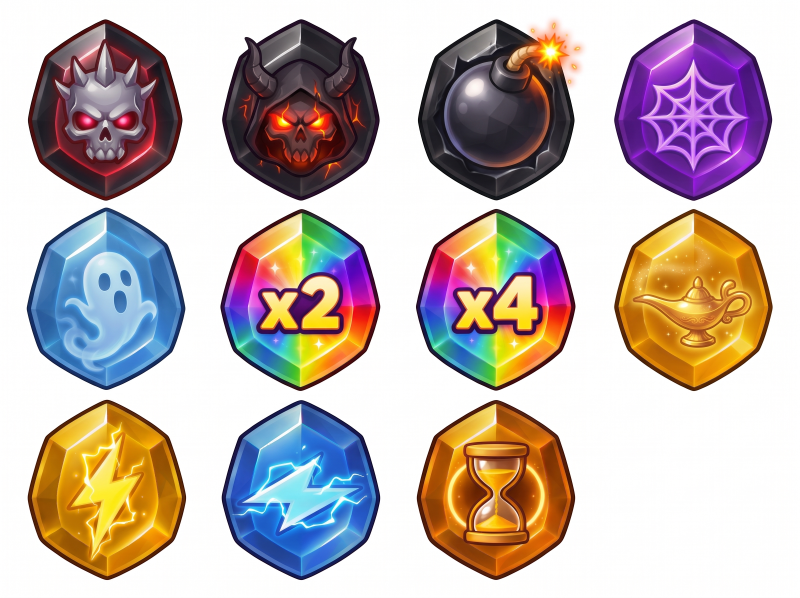
#> input picture assets/Gemini_Generated_Image_bn9tk0bn9tk0bn9t.PNG, 2400 x 1792 px, given in place of chrome-gold.png, which was not available (shown at 1/3 size)
$ python knockout_chrome_icons.py
#> lines starting #> are read from the running program, lines starting #| are printed output that depends on the picture; after the words box and inside, x2 and y2 are one past the last pixel; in counts of white or black regions, pixels touching at a corner belong together; pictures that were not available may be replaced by others from this repository, and a replacement may not be noted
"""Knock out the white plate on generated chrome icons and write 128px RGBA PNGs."""
from __future__ import annotations

from collections import deque
from pathlib import Path

import numpy as np
from PIL import Image

SRC = Path(r"C:\Users\Administrator\.cursor\projects\d-Code-match-3\assets")
DST = Path(r"d:\Code\match-3\game-assets/bundled/chrome")
MAP = {
    "chrome-gold.png": "gold.png",
    "chrome-soul.png": "soul.png",
    "chrome-gem.png": "gem.png",
    "chrome-key.png": "key.png",
    "chrome-glory.png": "glory.png",
    "chrome-bag.png": "bag.png",
    "chrome-gear.png": "gear.png",
}


def is_plate(r: np.ndarray, g: np.ndarray, b: np.ndarray) -> np.ndarray:
    mx = np.maximum(np.maximum(r, g), b)
    mn = np.minimum(np.minimum(r, g), b)
    sat = np.divide(mx - mn, mx, out=np.zeros_like(mx, dtype=np.float32), where=mx > 0)
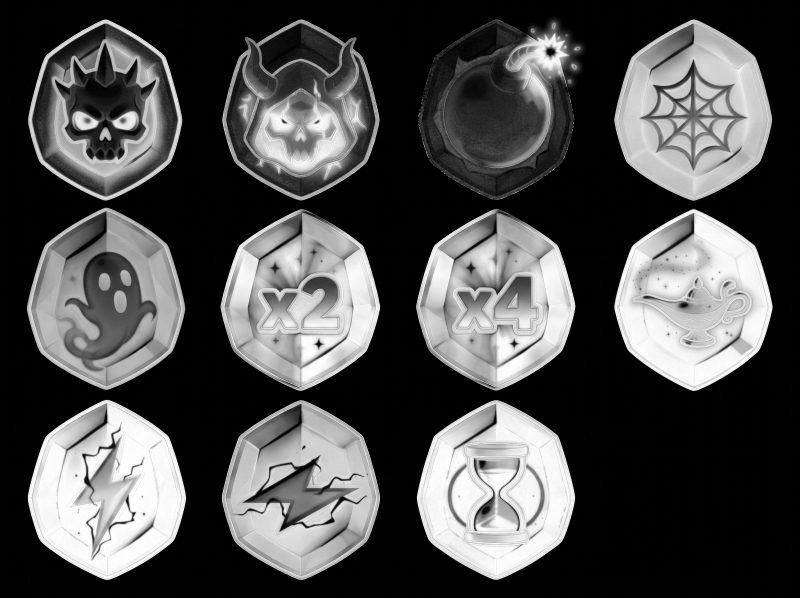
#> sat: shape (1792, 2400) float32 (shown at 1/3 size); min 0, max 1, mean 0.309
    lum = 0.299 * r + 0.587 * g + 0.114 * b
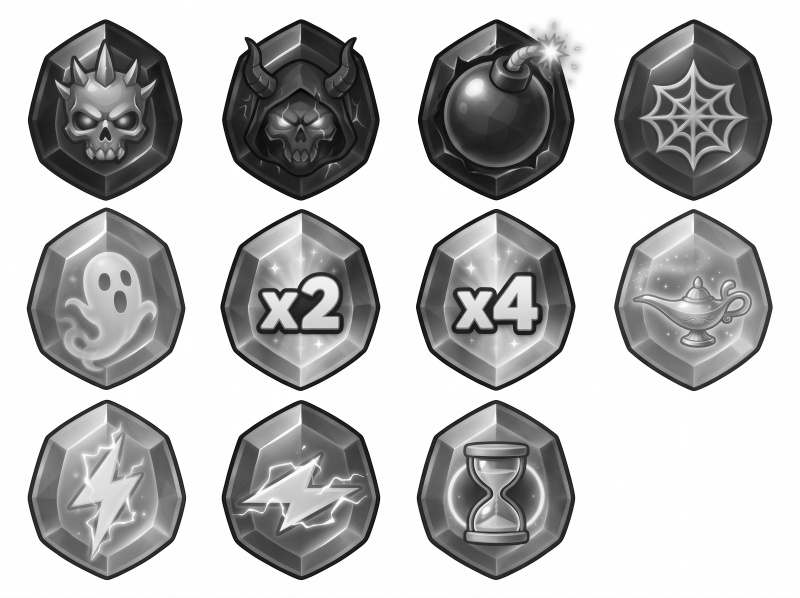
#> lum: shape (1792, 2400) float32 (shown at 1/3 size); min 0, max 255, mean 185.4
    return ((lum > 158) & (sat < 0.28)) | ((lum > 210) & (sat < 0.42))
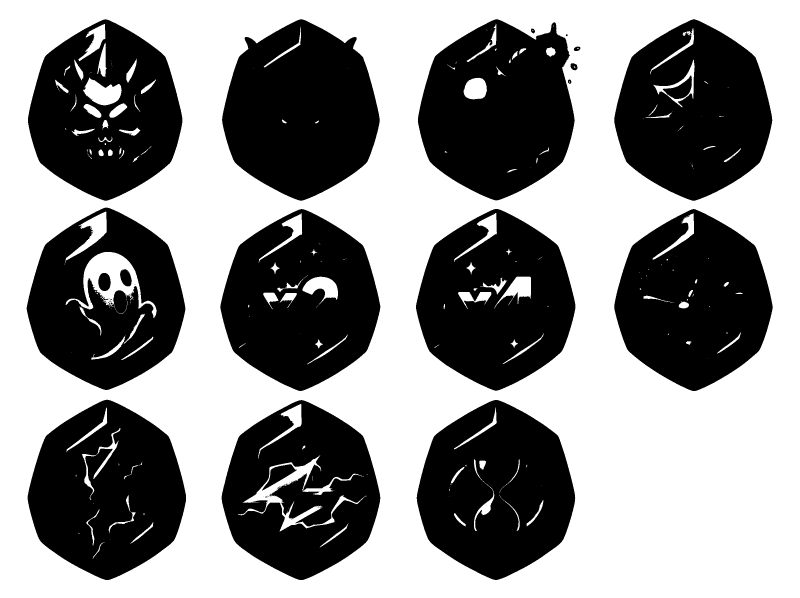
#> returned value: shape (1792, 2400) bool (shown at 1/3 size); 54.5% white; 65 black regions (45 under 20 px), largest, box (x1, y1, x2, y2) and area: (666, 58, 1139, 602) 187537, (1254, 58, 1724, 601) 185795, (1843, 627, 2318, 1173) 182020


def flood_mask(plate: np.ndarray) -> np.ndarray:
    h, w = plate.shape
#> h = 1792; w = 2400
    mask = np.zeros((h, w), dtype=bool)
    q: deque[tuple[int, int]] = deque()
    for x in range(w):
        for y in (0, h - 1):
            if plate[y, x]:
                q.append((y, x))
    for y in range(h):
        for x in (0, w - 1):
            if plate[y, x]:
                q.append((y, x))
    while q:
        y, x = q.popleft()
        if mask[y, x] or not plate[y, x]:
            continue
        mask[y, x] = True
        if y > 0:
            q.append((y - 1, x))
        if y + 1 < h:
            q.append((y + 1, x))
        if x > 0:
            q.append((y, x - 1))
        if x + 1 < w:
            q.append((y, x + 1))
#> mask: shape (1792, 2400) bool; 51.9% white; 16 black regions, largest, box (x1, y1, x2, y2) and area: (1254, 58, 1724, 601) 192207, (80, 623, 556, 1170) 189329, (661, 627, 1141, 1173) 189280
    # enclosed holes that still look like the plate (wreath center, cog hole)
    unseen = plate & ~mask
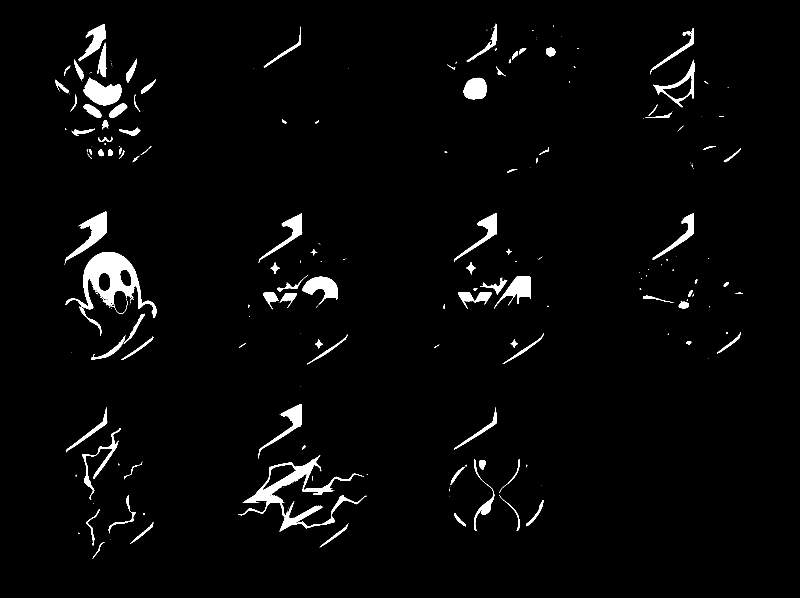
#> unseen: shape (1792, 2400) bool (shown at 1/3 size); 2.6% white; 290 white regions (179 under 20 px), largest, box (x1, y1, x2, y2) and area: (197, 756, 470, 954) 16316, (714, 1366, 1101, 1595) 12194, (249, 233, 365, 316) 5863
    ys, xs = np.where(unseen)
    for y, x in zip(ys.tolist(), xs.tolist(), strict=False):
        if mask[y, x]:
            continue
        hole: deque[tuple[int, int]] = deque([(y, x)])
        component: list[tuple[int, int]] = []
        while hole:
            cy, cx = hole.popleft()
            if mask[cy, cx] or not plate[cy, cx]:
                continue
            mask[cy, cx] = True
            component.append((cy, cx))
            if cy > 0:
                hole.append((cy - 1, cx))
            if cy + 1 < h:
                hole.append((cy + 1, cx))
            if cx > 0:
                hole.append((cy, cx - 1))
            if cx + 1 < w:
                hole.append((cy, cx + 1))
#> this loop made 113513 passes
#> (y, x) on passes 1 to 3: (71, 1487), (72, 312), (72, 313)
    return mask


def process(src: Path, dst: Path) -> None:
    im = Image.open(src).convert("RGBA")
    arr = np.array(im, dtype=np.float32)
    r, g, b = arr[:, :, 0], arr[:, :, 1], arr[:, :, 2]
    plate = is_plate(r, g, b)
    mask = flood_mask(plate)
    alpha = np.where(mask, 0.0, 255.0)
    # 1px fringe: pixels next to knocked-out plate get reduced alpha
    padded = np.pad(mask, 1, constant_values=False)
#> padded: shape (1794, 2402) bool; 54.4% white; 66 black regions (45 under 20 px), largest, box (x1, y1, x2, y2) and area: (667, 59, 1140, 603) 187537, (1255, 59, 1725, 602) 185795, (1844, 628, 2319, 1174) 182020
    near = (
        padded[1:-1, :-2]
        | padded[1:-1, 2:]
        | padded[:-2, 1:-1]
        | padded[2:, 1:-1]
    ) & ~mask
#> near: shape (1792, 2400) bool; 0.9% white in thin lines or dots, all inside (x1, y1, x2, y2) = (80, 58, 2318, 1740)
    alpha = np.where(near, np.minimum(alpha, 170), alpha)
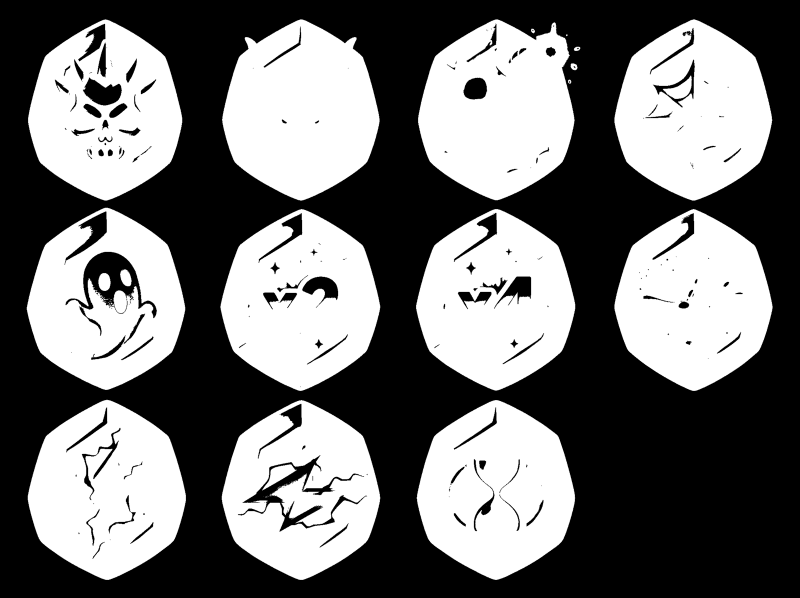
#> alpha: shape (1792, 2400) float64 (shown at 1/3 size); min 0, max 255, mean 115.2
    arr[:, :, 3] = alpha
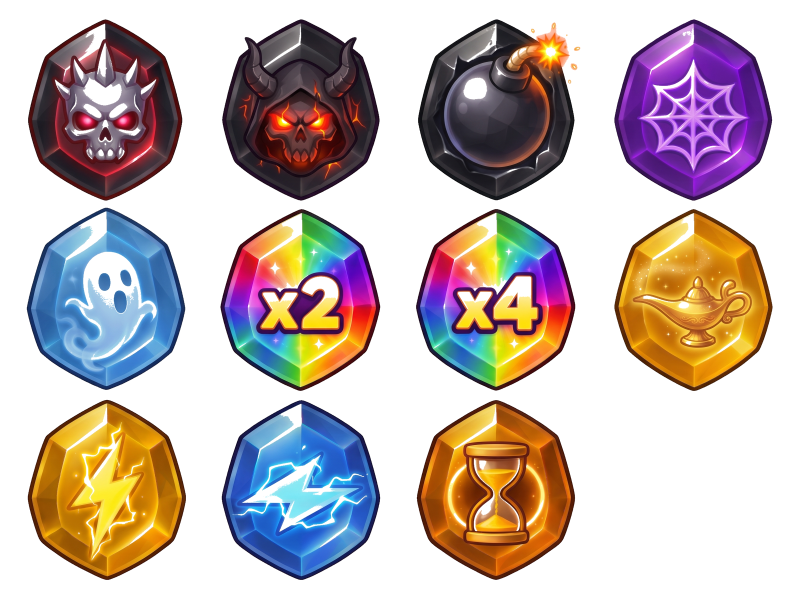
#> arr: shape (1792, 2400, 4) float32 (shown at 1/3 size); mean R, G, B, A 196.6, 182.3, 178.1, 115.6; transparent parts drawn white
    keep = alpha > 8
    if not keep.any():
        raise SystemExit(f"knockout emptied {src.name}")
    ys, xs = np.where(keep)
    pad = int(max(im.size) * 0.06)
#> pad = 144
    y0, y1 = max(0, ys.min() - pad), min(im.size[1], ys.max() + pad + 1)
#> y0 = 0; y1 = 1792
    x0, x1 = max(0, xs.min() - pad), min(im.size[0], xs.max() + pad + 1)
#> x0 = 0; x1 = 2400
    cropped = Image.fromarray(arr[y0:y1, x0:x1].astype(np.uint8), "RGBA")
    out = Image.new("RGBA", (128, 128), (0, 0, 0, 0))
#> out: PIL image 128x128 RGBA; every value is 0
    fitted = cropped.copy()
    fitted.thumbnail((120, 120), Image.Resampling.LANCZOS)
    ox = (128 - fitted.size[0]) // 2
#> ox = 4
    oy = (128 - fitted.size[1]) // 2
#> oy = 19
    out.paste(fitted, (ox, oy), fitted)
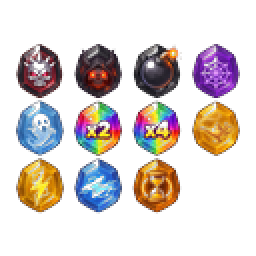
#> out: PIL image 128x128 RGBA (shown 2 times larger); mean R, G, B, A 37.7, 28.8, 26.6, 70.6; transparent parts drawn white
    dst.parent.mkdir(parents=True, exist_ok=True)
    out.save(dst, "PNG", optimize=True)
    check = np.array(out)
    trans = int((check[:, :, 3] == 0).sum())
#> trans = 10789
    opaque = int((check[:, :, 3] >= 250).sum())
#> opaque = 3066
    print(f"{dst.name}: {out.size} trans={trans} opaque={opaque} bbox=({x0},{y0})-({x1},{y1})")
#| gold.png: (128, 128) trans=10789 opaque=3066 bbox=(0,0)-(2400,1792)


def main() -> None:
    for src_name, dst_name in MAP.items():
        process(SRC / src_name, DST / dst_name)
#> pass 2 of the loop in main, `for src_name, dst_name in MAP.items():`:
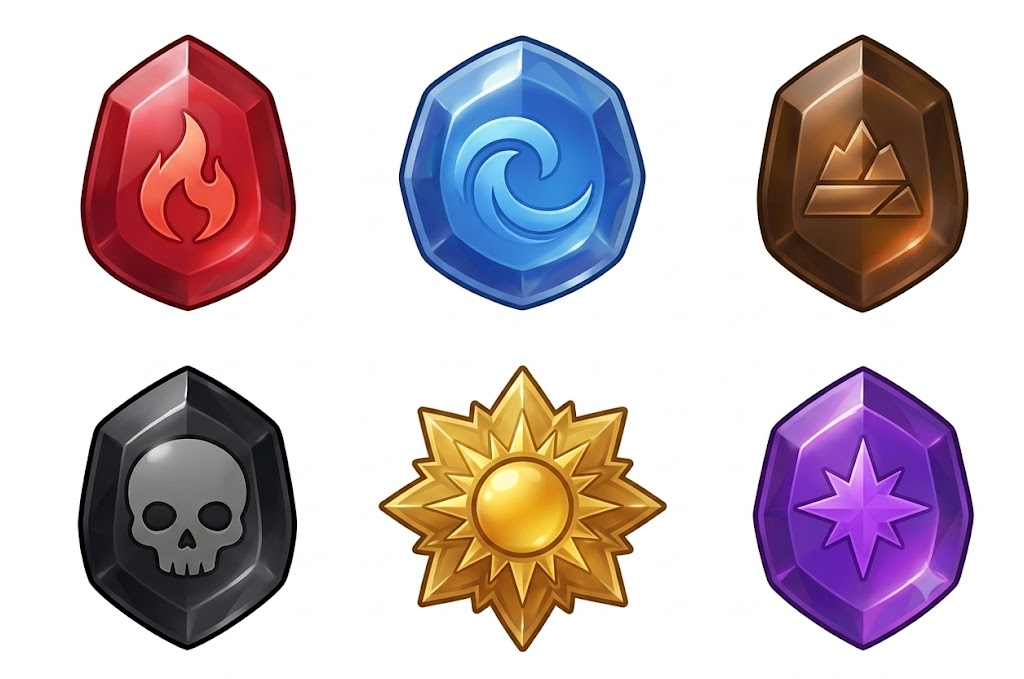
#> input picture assets/image.png, 1024 x 679 px, given in place of chrome-soul.png, which was not available
#> im: PIL image 1024x679 RGBA
#> r: shape (679, 1024) float32
#> g: shape (679, 1024) float32
#> b: shape (679, 1024) float32
#> mx: shape (679, 1024) float32
#> mn: shape (679, 1024) float32
#> sat: shape (679, 1024) float32
#> lum: shape (679, 1024) float32
#> in is_plate (call 2), `return ((lum > 158) & (sat < 0.28)) | ((lum > 210) & (sat < 0.42))`:
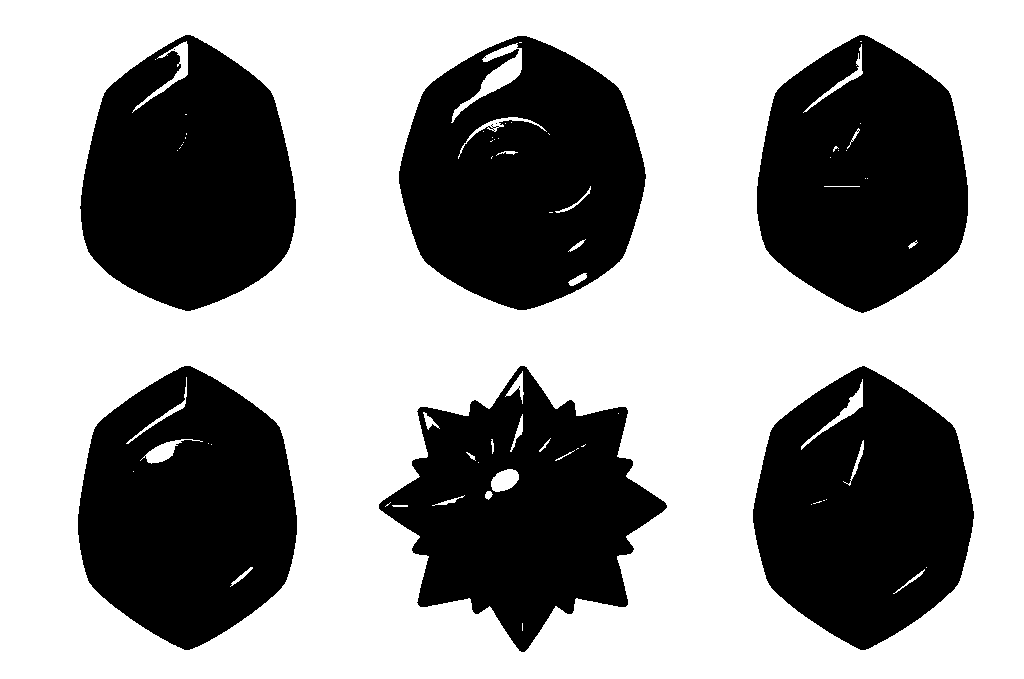
#> returned value: shape (679, 1024) bool; 60.9% white; 8 black regions (2 under 20 px), largest, box (x1, y1, x2, y2) and area: (399, 36, 646, 310) 48761, (78, 366, 297, 650) 45569, (379, 366, 667, 652) 44868, (753, 366, 974, 650) 44857, (80, 35, 296, 311) 44163, (757, 35, 968, 313) 43603
#> the loop in flood_mask (call 2), `while q:` made 1669496 passes
#> (y, x) on passes 1 to 3: (0, 0), (678, 0), (0, 1)
#> unseen: shape (679, 1024) bool; 0.88% white; 69 white regions (41 under 20 px), largest, box (x1, y1, x2, y2) and area: (451, 43, 522, 123) 1323, (132, 41, 188, 113) 625, (801, 379, 863, 450) 560
#> the loop in flood_mask (call 2), `for y, x in zip(ys.tolist(), xs.tolist(), strict=False):` made 6099 passes
#> (y, x) on passes 1 to 3: (41, 186), (41, 860), (41, 861)
#> padded: shape (681, 1026) bool; 60.6% white; 9 black regions (2 under 20 px), largest, box (x1, y1, x2, y2) and area: (400, 37, 647, 311) 48761, (79, 367, 298, 651) 45569, (380, 367, 668, 653) 44868
#> near: shape (679, 1024) bool; 1% white in thin lines or dots, all inside (x1, y1, x2, y2) = (78, 35, 974, 652)
#> y1 = 679
#> x0 = 17; x1 = 1024
#> cropped: PIL image 1007x679 RGBA
#> fitted: PIL image 120x81 RGBA
#> in process (call 2), `out.paste(fitted, (ox, oy), fitted)`:
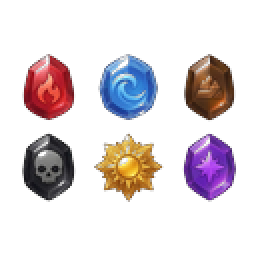
#> out: PIL image 128x128 RGBA (shown 2 times larger); mean R, G, B, A 27.6, 19, 22.5, 56.8; transparent parts drawn white
#> trans = 12145
#> opaque = 2924
#| soul.png: (128, 128) trans=12145 opaque=2924 bbox=(17,0)-(1024,679)


if __name__ == "__main__":
#> (the run stopped early here; a loop or call above may not have finished)
